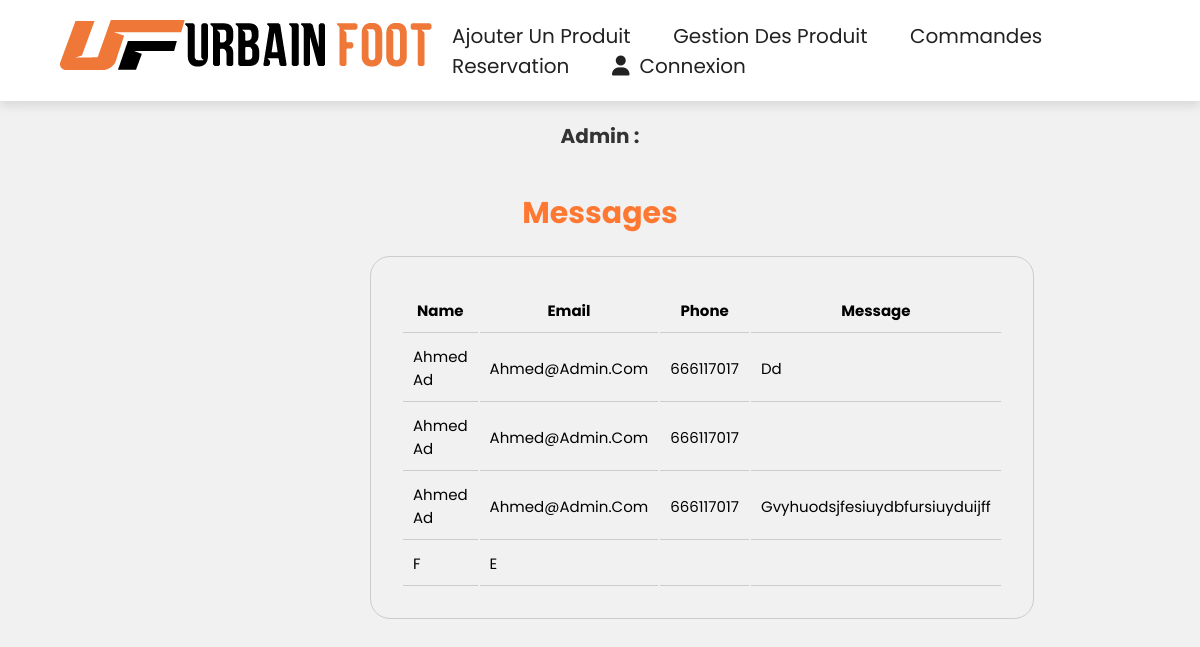
Page /admin/contact.php on the committed database.
### tables this page shows
CREATE TABLE `contact` (
  `id_message` int(11) NOT NULL,
  `id_clt` int(11) NOT NULL,
  `name` varchar(50) NOT NULL,
  `email` varchar(50) NOT NULL,
  `phone` varchar(50) NOT NULL,
  `message` varchar(50) NOT NULL
);

### admin/contact.php (the view, shortened to what this page needs)
<?php
require_once('connexion.php');
try {
    $connection = new PDO($dsn, $username, $password);
    $connection->setAttribute(PDO::ATTR_ERRMODE, PDO::ERRMODE_EXCEPTION);
} catch (PDOException $e) {
    echo "Erreur de connexion : " . $e->getMessage();
}
$query = "SELECT * FROM contact";
$statement = $connection->prepare($query);
$statement->execute();
$messages = $statement->fetchAll(PDO::FETCH_ASSOC);
?>
<!DOCTYPE html>
<html>
<head>
    <link rel="stylesheet" href="stylenav.css">
    <link rel="stylesheet" href="admin.css">
    <link rel="stylesheet" href="https://cdnjs.cloudflare.com/ajax/libs/font-awesome/6.4.0/css/all.min.css" />
</head>
<body>
<?php
    include 'nav_admin.php';
?>
<h1 style=" padding-top: 20px; " >admin :  <?php echo $_SESSION['admin']; ?> </h1>
<div class="container">
    <h2 style="color: #ff7831; font-size: 30px; text-align: center; margin: 20px;" > Messages</h2>
    <table>
        <thead>
        <tr>
            <th>Name</th>
            <th>Email</th>
            <th>Phone</th>
            <th>Message</th>
        </tr>
        </thead>
        <tbody>
        <?php foreach ($messages as $message) { ?>
            <tr>
                <td><?php echo $message['name']; ?></td>
                <td><?php echo $message['email']; ?></td>
                <td><?php echo $message['phone']; ?></td>
                <td><?php echo $message['message']; ?></td>
            </tr>
        <?php } ?>
        </tbody>
    </table>
</div>
</body>
</html>

### admin/stylenav.css (style rules this page uses)
:root { --main-color:#ff7831; --black: #222; --white: #fff; --light-black: #777; --light-white:#fff9; --dark-bg: rgba(0,0,0,.7) ; --light-bg: #eee; --border: .1rem solid var(--black); --box-shadow: 0 .5rem 1rem rgba(0,0,0,.1); --text-shadow: 0 1.5rem 3rem rgba(0,0,0,.3); }
* { font-family: 'poppins', sans-serif; margin: 0; padding: 0; box-sizing: border-box; outline: none; border: none; text-decoration: none; text-transform: capitalize; }
html { font-size: 62.5%; overflow-x: hidden; }

### admin/admin.css (style rules this page uses)
body { font-family: Arial, sans-serif; margin: 0; padding: 0; }
h1, h2 { text-align: center; }
.container { max-width: 600px; margin: 0 auto; padding: 20px; }
body { font-family: Arial, sans-serif; background-color: #f1f1f1; }
h1, h2 { text-align: center; color: #333; }
table { padding: 30px; margin: 20px auto; border-radius: 20px; border: 0.5px solid #cccccc; width: 80%; }
th, td { font-size: 15px; padding: 10px; text-align: left; border-bottom: 1px solid #ccc; }
th { text-align: center; background-color: #f1f1f1; font-weight: bold; }
@media (max-width: 1200px) { .container { max-width: 500px; } }

### rows in the picture
contact: name "Ahmed Ad", email "Ahmed@admin.com", phone "666117017", message "Dd"
contact: name "Ahmed Ad", email "Ahmed@admin.com", phone "666117017"
contact: name "Ahmed Ad", email "Ahmed@admin.com", phone "666117017", message "Gvyhuodsjfesiuydbfursiuyduijff"
contact: name "F", email "E"
